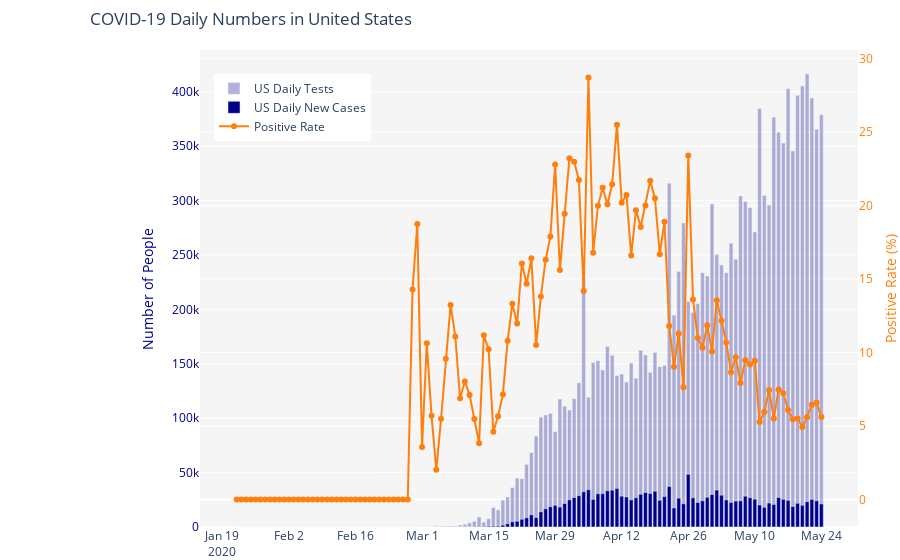

Notebook code cell kept with this figure:
### Code cell
# merge 2 panda data frames into 1 data frame
merged_df = pd.merge(us_covid19_data,
                 us_covid19_test_data[['date', 'totalTestResultsIncrease']],
                 on='date')

# replace NaN with 0
merged_df = merged_df.fillna(0)

# generate 'positive_rate' column
merged_df['positive_rate'] = merged_df.apply(lambda row: (row.new_cases / row.totalTestResultsIncrease) * 100 if row.totalTestResultsIncrease else 0, axis = 1) 



fig = make_subplots(specs=[[{'secondary_y': True}]])

fig.add_trace(go.Bar(name='US Daily Tests',
                     x=merged_df.date,
                     y=merged_df.totalTestResultsIncrease,
                     marker_color='darkblue',
                     opacity=0.3))

fig.add_trace(go.Bar(name='US Daily New Cases',
                     x=merged_df.date,
                     y=merged_df.new_cases,
                     marker_color='darkblue'))

fig.add_trace(go.Scatter(name='Positive Rate',
                     x=merged_df.date,
                     y=merged_df.positive_rate,
                     mode='lines+markers',
                     marker_color='rgb(255, 127, 14)'),
             secondary_y="True")

fig.update_layout(
    title={
        'text': "COVID-19 Daily Numbers in United States",
        'x':0.1},
    barmode='overlay', 
    plot_bgcolor='rgb(245,245,245)',
    legend=dict(
        x=0.02,
        y=0.95),
    margin=dict(l=200, r=0, b=0, t=50)
)

fig.update_yaxes(title_text='Number of People', color='darkblue', secondary_y=False)
fig.update_yaxes(title_text='Positive Rate (%)', color='rgb(255, 127, 14)', secondary_y=True)

fig.show()
